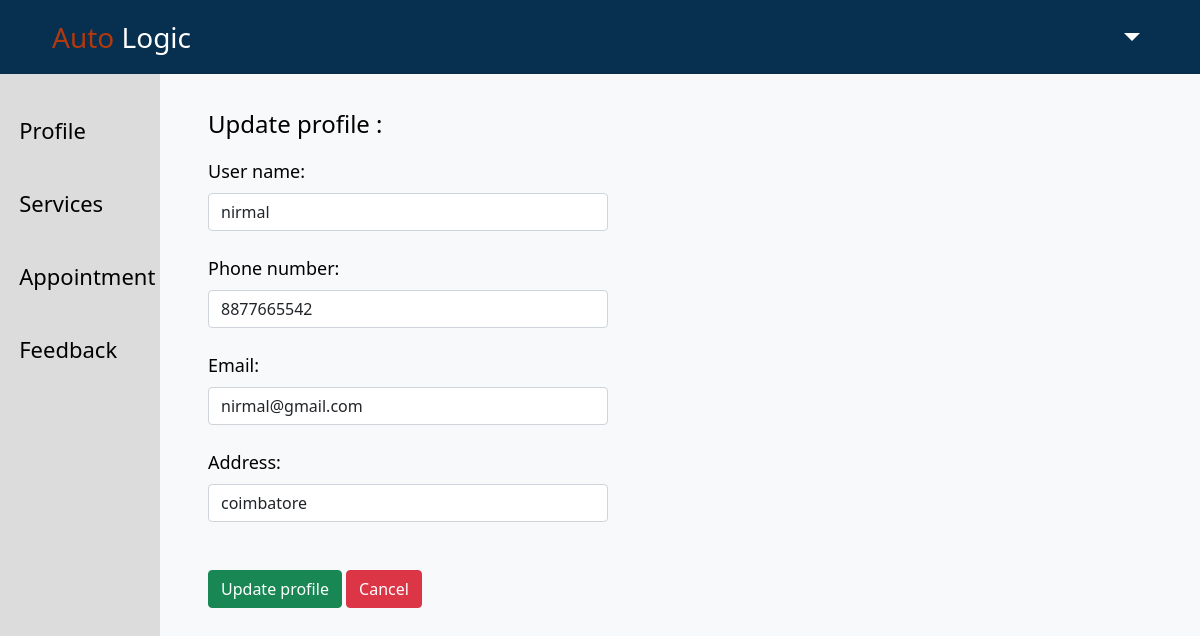
Page /client/crud/profile_update.php?useredit=27 on the committed database.
### tables this page shows
CREATE TABLE `users` (
  `id` int(100) NOT NULL,
  `username` varchar(100) NOT NULL,
  `number` varchar(10) NOT NULL,
  `email` varchar(100) NOT NULL,
  `address` varchar(100) NOT NULL,
  `password` varchar(10) NOT NULL
);

### client/crud/profile_update.php (the view, shortened to what this page needs)
<?php
$connection = mysqli_connect('localhost', 'root','', 'service_appointment') or die("failed") . mysqli_connect_error();
$id = $_GET['useredit'];
$sql = "SELECT * FROM `users` WHERE `id`= '$id'";
$result = mysqli_query($connection,$sql);
$row = mysqli_fetch_assoc($result);
$username = $row['username'];
$number = $row['number'];
$email = $row['email'];
$address = $row['address'];
?>
<!doctype html>
<html lang="en">
  <head>
    <link rel="stylesheet" href="https://cdn.jsdelivr.net/npm/bootstrap@5.0.2/dist/css/bootstrap.min.css">
  </head>
  <body class="bg-light">
  <nav class="navbar navbar-expand-lg sticky-top container-fluid">
    <div class="navbar-brand">
      <a href="../client/client-profile.php"><i class="fas fa-tools"></i> <span>Auto</span> Logic</a>
    </div>
    <div class="navbar-nav" style="margin-left: auto;">
    <li class="nav-item dropdown">
          <a class="nav-link dropdown-toggle nav-user"id="navbarScrollingDropdown" role="button" data-bs-toggle="dropdown">
          </a>
    </li>
    </div>
  </nav>
  <div class="sidebar">
          <ul>
            <?php echo "
              <li><a href='../client-profile.php?profile=$username'>Profile</a></li>
              <li><a href='../client-service.php?profile=$username'>Services</a></li>
              <li><a href='../client-booking.php?profile=$username'>Appointment</a></li>
              <li><a href='href='../client-feedback.php?profile=$username''>Feedback</a></li>
              "
              ?>
          </ul>
      </div>
    <form action=" " method="POST">
      <p>Update profile : </p>
          <label for="username" class="form-label"> User name: </label>
          <input type="text" name="username" id="username" class="form-control" value="<?php echo $username ?>">
          <br>
          <label for="number" class="form-label"> Phone number: </label>
          <input type="text" name="number" id="number" class="form-control" value="<?php echo $number ?>">
          <br>
          <label for="email" class="form-label"> Email: </label>
          <input type="text" name="email" id="email" class="form-control" value="<?php echo $email ?>">
          <br>
          <label for="address" class="form-label">Address:</label>
          <br>
          <input type="text" name="address" class="form-control" id="address" value="<?php echo $address ?>">
          <br>
          <button class="btn btn-success my-4" onclick="checkUpdate()" name="submit"type="submit">Update profile</button>
          <?php echo"
          <a href='../client-profile.php?profile=$username'>
          <button class='btn btn-danger ml-2' name='cancel'type='button'>Cancel</button>
          </a>
          " ?>
      </form>
  </body>
</html>

### client/crud/profile_update.php (style rules this page uses)
.navbar { background: #072F4F; }
.navbar-brand { margin-left: 20px; }
.navbar a { color:white; text-decoration: none; margin-left: 20px; font-size: 28px; }
.navbar-brand .fas,span { color: #B2390E; }
.navbar-nav { margin-right: 40px; }
.nav-user { text-transform: capitalize; }
.sidebar { position:fixed; width: 10rem; height: 100%; background-color:#DCDCDC; }
.sidebar li { list-style-type: none; margin-top: 2.5rem; font-size: 22px; margin-left: -0.8rem; }
.sidebar li a { text-decoration: none; color: black; text-transform: capitalize; }
form { margin-left: 13rem; margin-top:2rem; color: black; }
form p { font-size: 24px; }
.form-control { width: 25rem; }
.form-label { font-size: 18px; }

### rows in the picture
users: username "nirmal", number "8877665542", email "nirmal@gmail.com", address "coimbatore"
